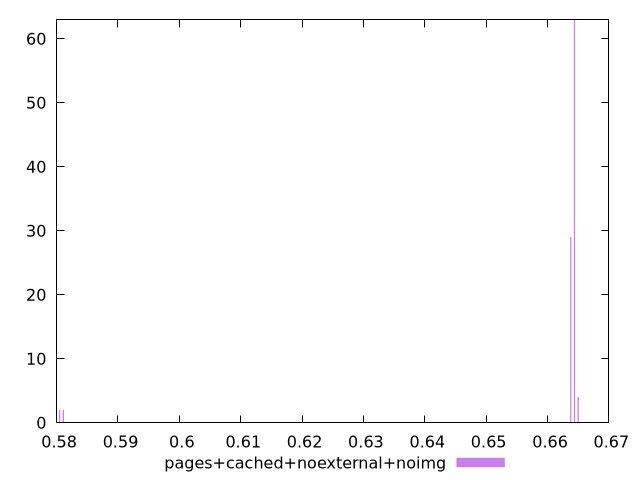

gnuplot code for this plot:
$_pagesCachedNoexternalNoimg <<EOF
0.6637905140343878 29
0.6643970847142853 63
0.6650036553941827 4
0.5804881406618116 2
0.581094711341709 2
EOF
set key outside below
set terminal pngcairo
set output "report_00006_2020-11-02T20-21-41.718Z/uses-rel-preload/pages+cached+noexternal+noimg//hist.png"
set yrange [0:63]
set boxwidth 0.0002021902266324666
set style fill transparent solid 0.5 noborder
plot $_pagesCachedNoexternalNoimg title "pages+cached+noexternal+noimg" with boxes ,
